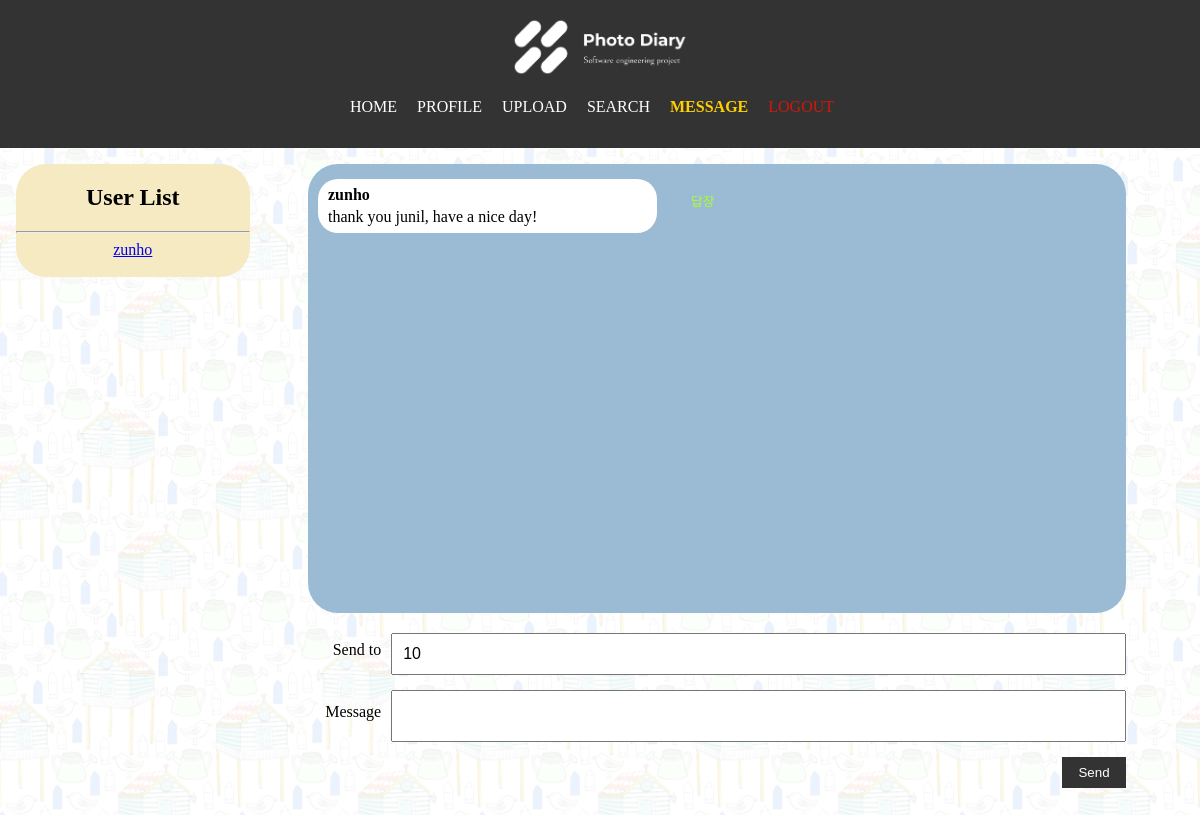
/messages?recipient_id=10 (signed in), run on the app's committed database.
### tables this page shows
CREATE TABLE users (
    id INTEGER PRIMARY KEY AUTOINCREMENT,
    username TEXT NOT NULL UNIQUE,
    password TEXT NOT NULL
);

CREATE TABLE messages (
    id INTEGER PRIMARY KEY AUTOINCREMENT,
    sender_id INTEGER NOT NULL,
    recipient_id INTEGER NOT NULL,
    message TEXT,
    FOREIGN KEY (sender_id) REFERENCES users(id),
    FOREIGN KEY (recipient_id) REFERENCES users(id)
);

### app.py (the view, shortened to what this page needs)
@app.route('/messages', methods=['GET', 'POST'])
def messages():
    if 'user_id' in session:
        recipient_id = request.args.get('recipient_id')
        if recipient_id:
            user_messages = query_db(
                'SELECT * FROM messages WHERE (sender_id = ? AND recipient_id = ?) OR (sender_id = ? AND recipient_id = ?) ORDER BY id',
                [session['user_id'], recipient_id, recipient_id, session['user_id']]
            )
        else:
            user_messages = []
        users = query_db('SELECT id, username FROM users WHERE id != ?', [session['user_id']])
        return render_template('messages.html', messages=user_messages, users=users, recipient_id=recipient_id)
    return redirect(url_for('index'))

### app.py (called while the page is built)
def get_db():
    db = getattr(g, '_database', None)
    if db is None:
        db = g._database = sqlite3.connect(DATABASE)
    return db

@app.teardown_appcontext
def close_connection(exception):
    db = getattr(g, '_database', None)
    if db is not None:
        db.close()

def query_db(query, args=(), one=False):
    cur = get_db().execute(query, args)
    rv = cur.fetchall()
    cur.close()
    return (rv[0] if rv else None) if one else rv

def get_username(user_id):
    user = query_db('SELECT username FROM users WHERE id = ?', [user_id], one=True)
    return user[0] if user else 'Unknown'

@app.template_filter('get_username')
def get_username_filter(user_id):
    return get_username(user_id)

### templates/messages.html (shortened to what this page needs)
{% extends 'base.html' %}
{% block content %}
<div class="sidebar">
  <h2>User List</h2>
  <hr>
  {% for user in users %}
    <a href="{{ url_for('messages', recipient_id=user[0]) }}">{{ user[1] }}</a><br><br>
  {% endfor %}
</div>
<div class="content">
  <div class="chatbox">
    {% for message in messages %}
      <div class="message-box {% if message[1] == session['user_id'] %}sent-box{% else %}received-box{% endif %}">
        <div class="message {% if message[1] == session['user_id'] %}sent{% else %}received{% endif %}">
          <p><strong>{{ message[1] | get_username }}</strong></p>
          <p>{{ message[3] }}</p>
        </div>
        {% if message[1] != session['user_id'] %}
        <div class="reply-form">
          <form action="{{ url_for('messages') }}" method="get">
            <button type="submit" class="reply-button">답장</button>
          </form>
        </div>
        {% endif %}
      </div>
    {% endfor %}
  </div>
  <form method="POST" class="message-form">
    <div class="form-group">
      <label for="recipient_id">Send to</label>
      <input type="text" id="recipient_id" name="recipient_id" value="{{ recipient_id }}" required>
    </div>
    <div class="form-group">
      <label for="message">Message</label>
      <textarea id="message" name="message" required></textarea>
    </div>
    <div class="sendbtn">
      <button type="submit">Send</button>
    </div>
  </form>
</div>
{% endblock %}

### static/style.css (style rules this page uses)
body { font-family:'SUIT'; background-image: url('/static/pic/background.jpg'); background-size: 20vw; margin: 0; padding: 0; }
form { margin-bottom: 1rem; }
form label { display: block; margin-bottom: 0.5rem; }
form input, form textarea { width: 50%; padding: 0.5rem; margin-bottom: 1rem; margin: 0 auto; display: block; }
form button { padding: 0.5rem 1rem; background-color: #333; color: white; border: none; }
.sendbtn { text-align: right; }
.form-group { display: flex; margin-bottom: 1rem; }
.form-group label { flex-basis: 10%; text-align: center; padding-right: 1rem; }
.form-group input { flex-grow: 1; }
.sidebar { float: left; width: 20%; text-align: center; background-color: #F6EAC2; height: 100%; border-radius: 30px; }
.content { margin-left: 20%; padding-left: 5%; padding-right: 5%; }
h2 { text-align: center; }
.edit-button, .delete-button, .reply-button, .message-button, .search-button { margin: 0 0.5rem; padding: 0.5rem 1rem; background-color: #FFA500; color: white; text-decoration: none; border: none; border-radius: 5px; cursor: pointer; }
.edit-button, .delete-button, .reply-button, .login-button, .message-button, .register-button:active { transform: translateY(1px); }

### templates/messages.html (style rules this page uses)
.sidebar { float: left; width: 20%; text-align: center; background-color: #F6EAC2; height: 100%; }
.content { margin-left: 20%; height: 80vh; overflow-y: auto; display: flex; flex-direction: column; }
.chatbox { border-radius: 30px; background-color: #9bbbd4; padding: 10px; height: 70%; overflow-y: scroll; flex-grow: 1; display: flex; flex-direction: column; }
.form-group { margin-bottom: 15px; display: flex; align-items: center; }
.form-group label { width: 20%; text-align: right; padding-right: 10px; }
.form-group input[type="text"], .form-group textarea { width: 100%; box-sizing: border-box; padding: 10px; font-size: 1em; }
.form-group textarea { resize: none; }
.message-form { margin-top: 20px; }
.message-box { display: flex; margin: 5px 0; align-items: flex-end; }
.received-box { justify-content: flex-start; }
.message { padding: 5px 10px; border-radius: 20px; width: 40%; position: relative; display: flex; flex-direction: column; }
.received { background-color: #ffffff; text-align: left; }
.reply-form { margin-left: 10px; display: flex; align-items: flex-end; }
.reply-button { background: none; border: none; color: greenyellow; cursor: pointer; font-size: 0.8em; }
.message p { margin: 2px 0; }

### data on the page
users: username "zunho"
messages: message "zunho", message "thank you junil, have a nice day!"
